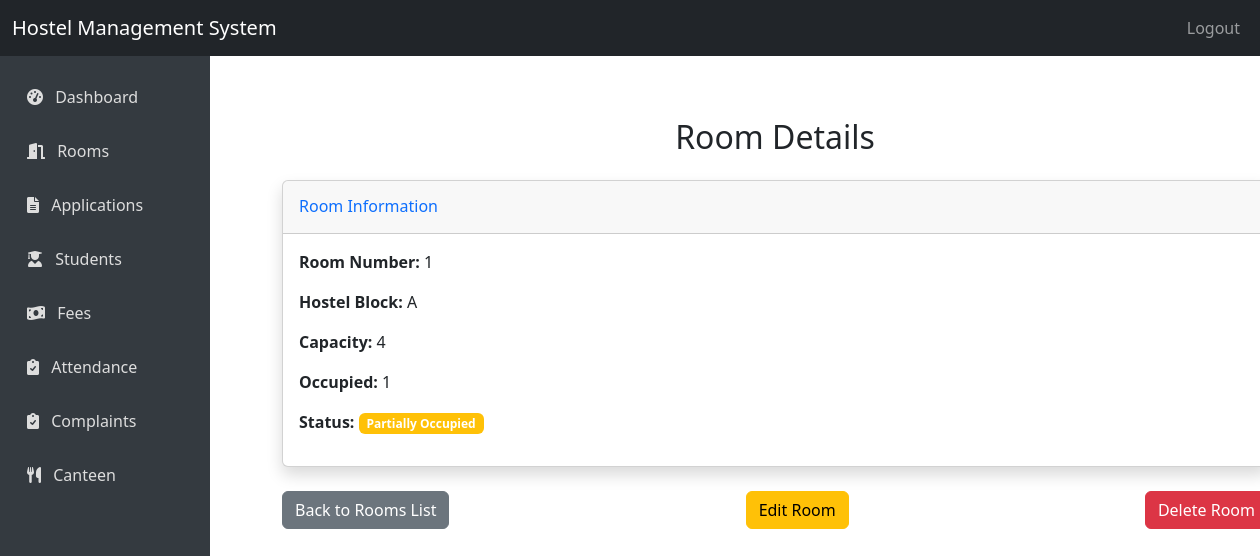
The app's page /admin/room/1 (signed in) with its own data.
### hostel1.0/app.py (models this page shows)
class Room(db.Model):
    id = db.Column(db.Integer, primary_key=True)
    room_number = db.Column(db.String(10), unique=True, nullable=False)
    capacity = db.Column(db.Integer, nullable=False)
    occupied = db.Column(db.Integer, default=0)
    hostel_block = db.Column(db.String(10), nullable=False)
    gender = db.Column(db.String(10), nullable=False)  # 'male' or 'female'
    students = db.relationship('Student', backref='room')

### hostel1.0/app.py (the view)
@app.route('/admin/room/<int:room_id>', methods=['GET'])
def view_rooms(room_id):
    if 'user_id' not in session or session['role'] != 'admin':
        return redirect(url_for('login'))
    room = Room.query.get_or_404(room_id)
    return render_template('admin/view.html', room=room)

### hostel1.0/templates/admin/view.html (shortened to what this page needs)
{% extends "layout.html" %}
{% block content %}
<div class="container mt-5">
    <h2 class="text-center mb-4">Room Details</h2>
    <div class="card shadow mb-4">
        <div class="card-header py-3">
            <h6 class="m-0 font-weight-bold text-primary">Room Information</h6>
        </div>
        <div class="card-body">
            <p><strong>Room Number:</strong> {{ room.room_number }}</p>
            <p><strong>Hostel Block:</strong> {{ room.hostel_block }}</p>
            <p><strong>Capacity:</strong> {{ room.capacity }}</p>
            <p><strong>Occupied:</strong> {{ room.occupied }}</p>
            <p><strong>Status:</strong>
                {% if room.occupied >= room.capacity %}
                    <span class="badge bg-danger">Full</span>
                {% elif room.occupied > 0 %}
                    <span class="badge bg-warning">Partially Occupied</span>
                {% else %}
                    <span class="badge bg-success">Available</span>
                {% endif %}
            </p>
        </div>
    </div>
    <div class="d-flex justify-content-between">
        <a href="{{ url_for('admin_rooms') }}" class="btn btn-secondary">Back to Rooms List</a>
        <a href="{{ url_for('edit_room', room_id=room.id) }}" class="btn btn-warning">Edit Room</a>
        <form action="{{ url_for('delete_room', room_id=room.id) }}" method="POST" style="display:inline;">
            <button type="submit" class="btn btn-danger" onclick="return confirm('Are you sure you want to delete this room?');">Delete Room</button>
        </form>
    </div>
</div>
{% endblock %}

### records on screen
Room: room_number "1", hostel_block "A", capacity "4", occupied "1"
